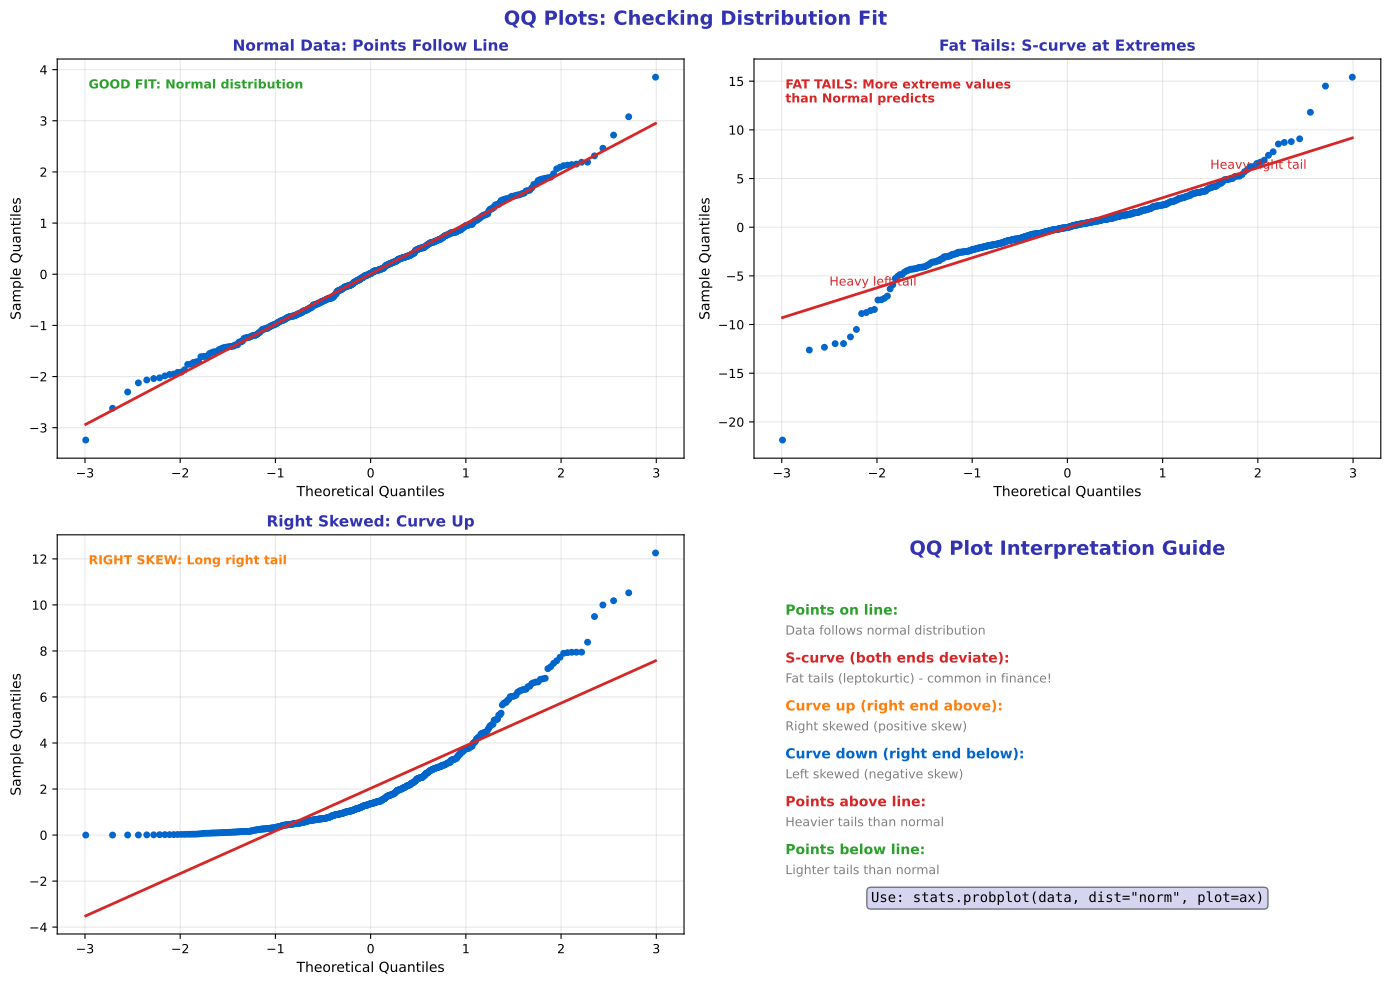

This figure's Python source:
"""QQ Plot - Quantile-Quantile Plot for Distribution Checking"""
import matplotlib.pyplot as plt
import numpy as np
from scipy import stats
from pathlib import Path

plt.rcParams.update({
    'font.size': 10,
    'axes.labelsize': 10,
    'axes.titlesize': 11,
    'xtick.labelsize': 9,
    'ytick.labelsize': 9,
    'legend.fontsize': 9,
    'figure.figsize': (10, 6),
    'figure.dpi': 150
})

MLPURPLE = '#3333B2'
MLLAVENDER = '#ADADE0'
MLBLUE = '#0066CC'
MLORANGE = '#FF7F0E'
MLGREEN = '#2CA02C'
MLRED = '#D62728'

np.random.seed(42)

fig, axes = plt.subplots(2, 2, figsize=(14, 10))
fig.suptitle('QQ Plots: Checking Distribution Fit', fontsize=14, fontweight='bold', color=MLPURPLE)

# Plot 1: Normal data - good fit
ax1 = axes[0, 0]
normal_data = np.random.normal(0, 1, 500)
stats.probplot(normal_data, dist="norm", plot=ax1)
ax1.get_lines()[0].set_color(MLBLUE)
ax1.get_lines()[0].set_markersize(4)
ax1.get_lines()[1].set_color(MLRED)
ax1.get_lines()[1].set_linewidth(2)

ax1.set_title('Normal Data: Points Follow Line', fontsize=11, fontweight='bold', color=MLPURPLE)
ax1.set_xlabel('Theoretical Quantiles', fontsize=10)
ax1.set_ylabel('Sample Quantiles', fontsize=10)
ax1.grid(alpha=0.3)
ax1.text(0.05, 0.95, 'GOOD FIT: Normal distribution', transform=ax1.transAxes,
         fontsize=9, va='top', color=MLGREEN, fontweight='bold')

# Plot 2: Fat tails - stock returns
ax2 = axes[0, 1]
fat_tail_data = np.random.standard_t(3, 500) * 2  # t-distribution (fat tails)
stats.probplot(fat_tail_data, dist="norm", plot=ax2)
ax2.get_lines()[0].set_color(MLBLUE)
ax2.get_lines()[0].set_markersize(4)
ax2.get_lines()[1].set_color(MLRED)
ax2.get_lines()[1].set_linewidth(2)

ax2.set_title('Fat Tails: S-curve at Extremes', fontsize=11, fontweight='bold', color=MLPURPLE)
ax2.set_xlabel('Theoretical Quantiles', fontsize=10)
ax2.set_ylabel('Sample Quantiles', fontsize=10)
ax2.grid(alpha=0.3)

# Annotate the deviations
ax2.annotate('Heavy left tail', xy=(-2.5, -6), fontsize=9, color=MLRED)
ax2.annotate('Heavy right tail', xy=(1.5, 6), fontsize=9, color=MLRED)
ax2.text(0.05, 0.95, 'FAT TAILS: More extreme values\nthan Normal predicts', transform=ax2.transAxes,
         fontsize=9, va='top', color=MLRED, fontweight='bold')

# Plot 3: Right skewed data
ax3 = axes[1, 0]
skewed_data = np.random.exponential(2, 500)
stats.probplot(skewed_data, dist="norm", plot=ax3)
ax3.get_lines()[0].set_color(MLBLUE)
ax3.get_lines()[0].set_markersize(4)
ax3.get_lines()[1].set_color(MLRED)
ax3.get_lines()[1].set_linewidth(2)

ax3.set_title('Right Skewed: Curve Up', fontsize=11, fontweight='bold', color=MLPURPLE)
ax3.set_xlabel('Theoretical Quantiles', fontsize=10)
ax3.set_ylabel('Sample Quantiles', fontsize=10)
ax3.grid(alpha=0.3)
ax3.text(0.05, 0.95, 'RIGHT SKEW: Long right tail', transform=ax3.transAxes,
         fontsize=9, va='top', color=MLORANGE, fontweight='bold')

# Plot 4: Interpretation guide
ax4 = axes[1, 1]
ax4.axis('off')

ax4.text(0.5, 0.95, 'QQ Plot Interpretation Guide', ha='center', fontsize=14,
         fontweight='bold', color=MLPURPLE, transform=ax4.transAxes)

patterns = [
    ('Points on line', 'Data follows normal distribution', MLGREEN),
    ('S-curve (both ends deviate)', 'Fat tails (leptokurtic) - common in finance!', MLRED),
    ('Curve up (right end above)', 'Right skewed (positive skew)', MLORANGE),
    ('Curve down (right end below)', 'Left skewed (negative skew)', MLBLUE),
    ('Points above line', 'Heavier tails than normal', MLRED),
    ('Points below line', 'Lighter tails than normal', MLGREEN),
]

y = 0.8
for pattern, meaning, color in patterns:
    ax4.text(0.05, y, pattern + ':', fontsize=10, fontweight='bold', color=color, transform=ax4.transAxes)
    ax4.text(0.05, y - 0.05, meaning, fontsize=9, color='gray', transform=ax4.transAxes)
    y -= 0.12

ax4.text(0.5, 0.08, 'Use: stats.probplot(data, dist="norm", plot=ax)',
         ha='center', fontsize=10, family='monospace', transform=ax4.transAxes,
         bbox=dict(boxstyle='round', facecolor=MLLAVENDER, alpha=0.5))

plt.tight_layout()
plt.savefig(Path(__file__).parent / 'chart.pdf', dpi=300, bbox_inches='tight')
plt.close()
